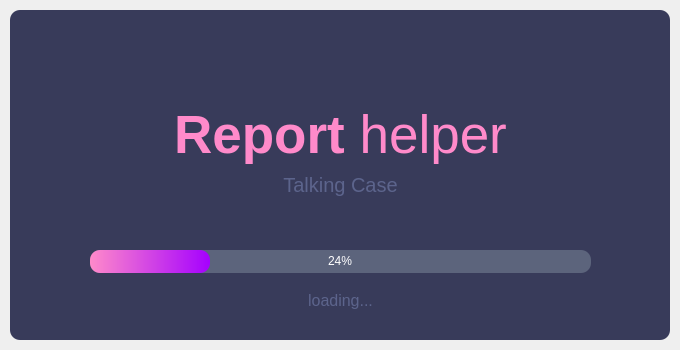
<?xml version="1.0" encoding="UTF-8"?>
<ui version="4.0">
 <class>SplashScreen</class>
 <widget class="QMainWindow" name="SplashScreen">
  <property name="geometry">
   <rect>
    <x>0</x>
    <y>0</y>
    <width>680</width>
    <height>350</height>
   </rect>
  </property>
  <property name="windowTitle">
   <string>MainWindow</string>
  </property>
  <widget class="QWidget" name="centralwidget">
   <layout class="QVBoxLayout" name="verticalLayout">
    <property name="leftMargin">
     <number>10</number>
    </property>
    <property name="topMargin">
     <number>10</number>
    </property>
    <property name="rightMargin">
     <number>10</number>
    </property>
    <property name="bottomMargin">
     <number>10</number>
    </property>
    <item>
     <widget class="QFrame" name="frame">
      <property name="styleSheet">
       <string notr="true">QFrame {
	
	background-color: rgb(56, 59, 90);
	border-radius:10px;
}</string>
      </property>
      <property name="frameShape">
       <enum>QFrame::StyledPanel</enum>
      </property>
      <property name="frameShadow">
       <enum>QFrame::Raised</enum>
      </property>
      <widget class="QLabel" name="label">
       <property name="geometry">
        <rect>
         <x>0</x>
         <y>80</y>
         <width>661</width>
         <height>91</height>
        </rect>
       </property>
       <property name="font">
        <font>
         <pointsize>40</pointsize>
        </font>
       </property>
       <property name="layoutDirection">
        <enum>Qt::LeftToRight</enum>
       </property>
       <property name="styleSheet">
        <string notr="true">color: rgb(255, 138, 202);</string>
       </property>
       <property name="text">
        <string>&lt;strong&gt;Report&lt;/strong&gt; helper</string>
       </property>
       <property name="alignment">
        <set>Qt::AlignCenter</set>
       </property>
      </widget>
      <widget class="QLabel" name="label_2">
       <property name="geometry">
        <rect>
         <x>0</x>
         <y>160</y>
         <width>661</width>
         <height>31</height>
        </rect>
       </property>
       <property name="font">
        <font>
         <pointsize>15</pointsize>
        </font>
       </property>
       <property name="layoutDirection">
        <enum>Qt::LeftToRight</enum>
       </property>
       <property name="styleSheet">
        <string notr="true">color: rgb(92, 100, 140);</string>
       </property>
       <property name="text">
        <string>&lt;html&gt;&lt;head/&gt;&lt;body&gt;&lt;p&gt;Talking Case&lt;/p&gt;&lt;/body&gt;&lt;/html&gt;</string>
       </property>
       <property name="alignment">
        <set>Qt::AlignCenter</set>
       </property>
      </widget>
      <widget class="QProgressBar" name="progressBar">
       <property name="geometry">
        <rect>
         <x>80</x>
         <y>240</y>
         <width>501</width>
         <height>23</height>
        </rect>
       </property>
       <property name="styleSheet">
        <string notr="true">QProgressBar{
	background-color: rgb(92, 100, 124);
	color: rgb(255, 255, 255);
	border-style:none;
	border-radius:10px;
	text-align:center;
}

QProgressBar::chunk{
	border-radius:10px;
	background-color: qlineargradient(spread:pad, x1:0, y1:0, x2:1, y2:0, stop:0 rgba(255, 138, 202, 255), stop:1 rgba(165, 0, 255, 255));
}</string>
       </property>
       <property name="value">
        <number>24</number>
       </property>
      </widget>
      <widget class="QLabel" name="label_3">
       <property name="geometry">
        <rect>
         <x>0</x>
         <y>280</y>
         <width>661</width>
         <height>21</height>
        </rect>
       </property>
       <property name="font">
        <font>
         <pointsize>12</pointsize>
        </font>
       </property>
       <property name="layoutDirection">
        <enum>Qt::LeftToRight</enum>
       </property>
       <property name="styleSheet">
        <string notr="true">color: rgb(92, 100, 140);</string>
       </property>
       <property name="text">
        <string>&lt;html&gt;&lt;head/&gt;&lt;body&gt;&lt;p&gt;loading...&lt;/p&gt;&lt;/body&gt;&lt;/html&gt;</string>
       </property>
       <property name="alignment">
        <set>Qt::AlignCenter</set>
       </property>
      </widget>
     </widget>
    </item>
   </layout>
  </widget>
 </widget>
 <resources/>
 <connections/>
</ui>
